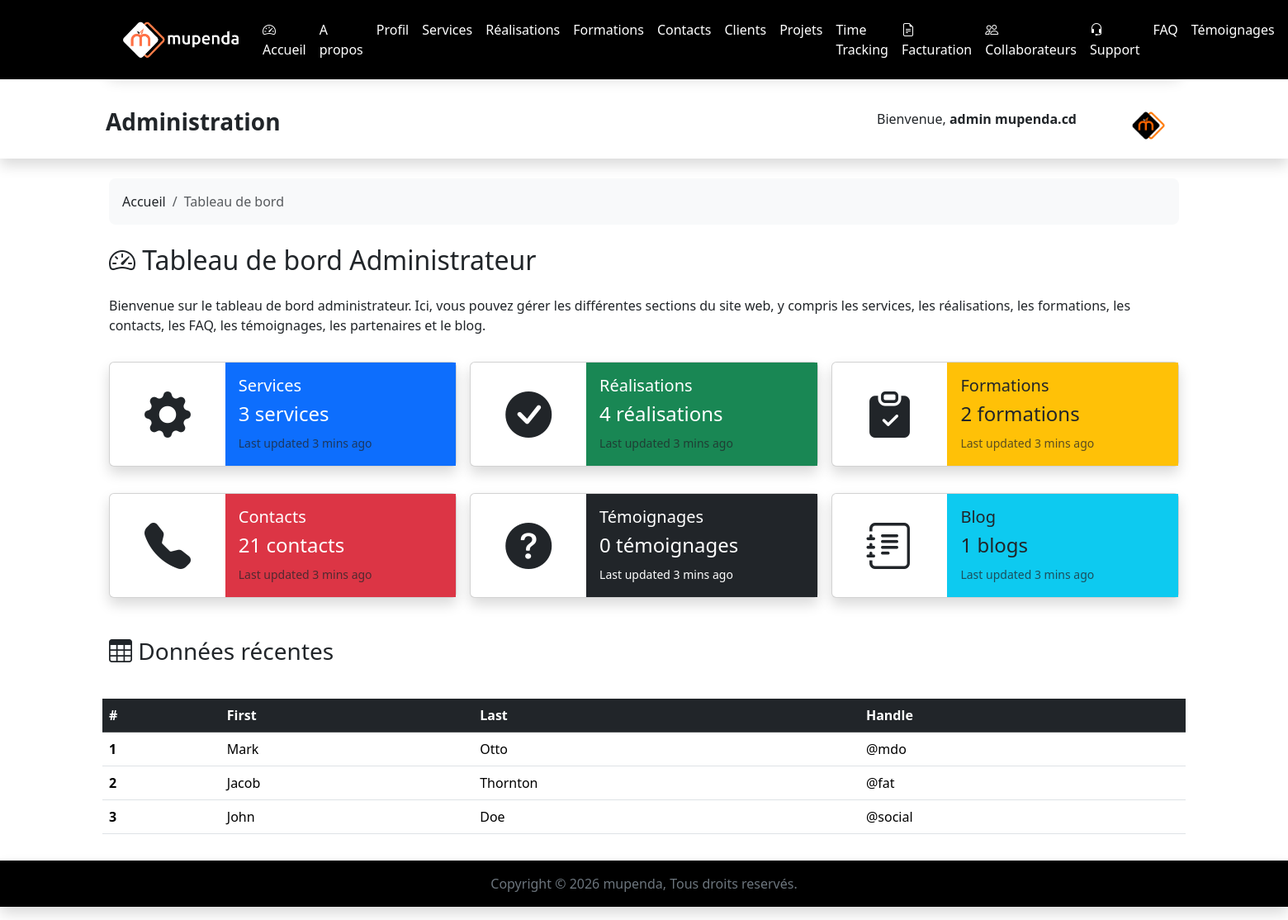
/administration/dashboard/ (signed in), run on the app's committed database.
### MupendaApp/models.py (models this page shows)
class CustomUser(AbstractUser):
    is_administrateur = models.BooleanField(default=False)
    is_utilisateur = models.BooleanField(default=True)
    photo_profil = models.ImageField(upload_to="static/images", blank=True, null=True)

### MupendaApp/views.py (the view)
# urls.py: path('administration/dashboard/',views.dashboard, name="dashboard"),
def dashboard(request):
    count_services = Services.objects.count()
    count_realisations = Realisation.objects.count()
    count_formations = Formation.objects.count()
    count_contacts = Contact.objects.count()
    count_temoignages = TemoignageClient.objects.count()
    count_blogs = Post.objects.count()
    count_categories = Category.objects.count()
    context = {
        'count_services': count_services,
        'count_realisations': count_realisations,
        'count_formations': count_formations,
        'count_contacts': count_contacts,
        'count_temoignages': count_temoignages,
        'count_blogs': count_blogs,
        'count_categories': count_categories,
    }
    return render(request, 'administration/dashboard.html', context)

### MupendaApp/templates/administration/dashboard.html
{% extends 'administration/indexAdmin.html' %}
{% load static %}
{% block content %}
<section>
    <div class="container">
        <div class="row g-3">
            <div class="col-md-12">
                <nav aria-label="breadcrumb" class="bg-light rounded-3 p-3 my-4">
                    <ol class="breadcrumb mb-0">
                        <li class="breadcrumb-item"><a class="nav-link" href="{% url 'dashboard' %}">Accueil</a></li>
                        <li class="breadcrumb-item active" aria-current="page">Tableau de bord</li>
                    </ol>
                </nav>
            </div>
        </div>
        <div class="row g-3">
            <div class="col-md-12">
                <h2 class="mb-4"><i class="bi bi-speedometer2"></i> Tableau de bord Administrateur</h2>
                <p>Bienvenue sur le tableau de bord administrateur. Ici, vous pouvez gérer les différentes sections du site web, y compris les services, les réalisations, les formations, les contacts, les FAQ, les témoignages, les partenaires et le blog.</p>
            </div>
            <div class="col-md-4">
                <div class="card mb-3 shadow" style="max-width: 540px;">
                    <div class="row g-0">
                        <div class="col-md-4 justify-content-center align-items-center d-flex">
                            <i class="bi bi-gear-fill display-4"></i>
                        </div>
                        <div class="col-md-8">
                        <div class="card-body bg-primary text-white">
                            <h5 class="card-title">Services</h5>
                            <h4 class="card-text">{{ count_services }} services</h4>
                            <p class="card-text"><small class="text-body-secondary">Last updated 3 mins ago</small></p>
                        </div>
                        </div>
                    </div>
                </div>
            </div>
            <div class="col-md-4">
                <div class="card mb-3 shadow" style="max-width: 540px;">
                    <div class="row g-0">
                        <div class="col-md-4 justify-content-center align-items-center d-flex">
                            <i class="bi bi-check-circle-fill display-4"></i>
                        </div>
                        <div class="col-md-8">
                        <div class="card-body bg-success text-white">
                            <h5 class="card-title">Réalisations</h5>
                            <h4 class="card-text">{{ count_realisations }} réalisations</h4>
                            <p class="card-text"><small class="text-body-secondary">Last updated 3 mins ago</small></p>
                        </div>
                        </div>
                    </div>
                </div>
            </div>
            <div class="col-md-4">
                <div class="card mb-3 shadow" style="max-width: 540px;">
                    <div class="row g-0">
                        <div class="col-md-4 justify-content-center align-items-center d-flex">
                            <i class="bi bi-clipboard-check-fill display-4"></i>
                        </div>
                        <div class="col-md-8">
                        <div class="card-body bg-warning text-dark">
                            <h5 class="card-title">Formations</h5>
                            <h4 class="card-text">{{ count_formations }} formations</h4>
                            <p class="card-text"><small class="text-body-secondary">Last updated 3 mins ago</small></p>
                        </div>
                        </div>
                    </div>
                </div>
            </div>
            <div class="col-md-4">
                <div class="card mb-3 shadow" style="max-width: 540px;">
                    <div class="row g-0">
                        <div class="col-md-4 justify-content-center align-items-center d-flex">
                            <i class="bi bi-telephone-fill display-4"></i>
                        </div>
                        <div class="col-md-8">
                        <div class="card-body bg-danger text-white">
                            <h5 class="card-title">Contacts</h5>
                            <h4 class="card-text">{{ count_contacts }} contacts</h4>
                            <p class="card-text"><small class="text-body-secondary">Last updated 3 mins ago</small></p>
                        </div>
                        </div>
                    </div>
                </div>
            </div>
            <div class="col-md-4">
                <div class="card mb-3 shadow" style="max-width: 540px;">
                    <div class="row g-0">
                        <div class="col-md-4 justify-content-center align-items-center d-flex">
                            <i class="bi bi-question-circle-fill display-4"></i>
                        </div>
                        <div class="col-md-8">
                        <div class="card-body bg-dark text-white">
                            <h5 class="card-title">Témoignages</h5>
                            <h4 class="card-text">{{ count_temoignages }} témoignages</h4>
                            <p class="card-text"><small class="text-body-light">Last updated 3 mins ago</small></p>
                        </div>
                        </div>
                    </div>
                </div>
            </div>
            <div class="col-md-4">
                <div class="card mb-3 shadow" style="max-width: 540px;">
                    <div class="row g-0">
                        <div class="col-md-4 justify-content-center align-items-center d-flex">
                            <i class="bi bi-journal-text display-4"></i>
                        </div>
                        <div class="col-md-8">
                        <div class="card-body bg-info text-dark">
                            <h5 class="card-title">Blog</h5>
                            <h4 class="card-text">{{ count_blogs }} blogs</h4>
                            <p class="card-text"><small class="text-body-secondary">Last updated 3 mins ago</small></p>
                        </div>
                        </div>
                    </div>
                </div>
            </div>
        </div>
        <div class="row g-3 my-3">
            <div class="col-md-12">
                <h3 class="mb-4"><i class="bi bi-table"></i> Données récentes</h3>
            </div>
            <table class="table">
                <thead class="table-dark">
                    <tr>
                    <th scope="col">#</th>
                    <th scope="col">First</th>
                    <th scope="col">Last</th>
                    <th scope="col">Handle</th>
                    </tr>
                </thead>
                <tbody>
                    <tr>
                    <th scope="row">1</th>
                    <td>Mark</td>
                    <td>Otto</td>
                    <td>@mdo</td>
                    </tr>
                    <tr>
                    <th scope="row">2</th>
                    <td>Jacob</td>
                    <td>Thornton</td>
                    <td>@fat</td>
                    </tr>
                    <tr>
                    <th scope="row">3</th>
                    <td>John</td>
                    <td>Doe</td>
                    <td>@social</td>
                    </tr>
                </tbody>
            </table>
        </div>
    </div>
</section>
{% endblock %}

### MupendaApp/templates/administration/indexAdmin.html (shortened to what this page needs)
{% load static %}
<!DOCTYPE html>
<html lang="fr">
<head>
    <link href="https://cdn.jsdelivr.net/npm/bootstrap@5.3.3/dist/css/bootstrap.min.css" rel="stylesheet">
    <link rel="stylesheet" href="https://cdn.jsdelivr.net/npm/bootstrap-icons@1.13.1/font/bootstrap-icons.min.css">
</head>
<body>
  <section style="background-color: black;">
    <div class="container py-2">
      <nav class="navbar navbar-expand-lg shadow">
        <div class="container-fluid">
          <a class="navbar-brand" href="{% url 'dashboard' %}"><img src="{% static 'images/White Mupenda Company.png' %}" alt="mupenda" width="150"></a>
          <div class="collapse navbar-collapse" id="navbarNavAltMarkup">
            <div class="navbar-nav mx-auto">
              <a class="nav-link text-white active" aria-current="page" href="{% url 'dashboard' %}"><i class="bi bi-speedometer2"></i> Accueil</a>
              <a class="nav-link text-white" href="{% url 'AdminApropos' %}">A propos</a>
              <a class="nav-link text-white" href="{% url 'profil' %}">Profil</a>
              <a class="nav-link text-white" href="{% url 'AdminService' %}">Services</a>
              <a class="nav-link text-white" href="{% url 'AdminRealisation' %}">Réalisations</a>
              <a class="nav-link text-white" href="{% url 'AdminFormation' %}">Formations</a>
              <a class="nav-link text-white" href="{% url 'AdminContact' %}">Contacts</a>
              <a class="nav-link text-white" href="{% url 'clients' %}">Clients</a>
              <a class="nav-link text-white" href="{% url 'AdminProjets' %}">Projets</a>
              <a class="nav-link text-white" href="{% url 'temps' %}">Time Tracking</a>
              <a class="nav-link text-white" href="{% url 'facturation' %}"><i class="bi bi-file-earmark-text"></i> Facturation</a>
              <a class="nav-link text-white" href="{% url 'liste_collaborateurs' %}"><i class="bi bi-people"></i> Collaborateurs</a>
              <a class="nav-link text-white" href="{% url 'support' %}"><i class="bi bi-headset"></i> Support</a>
              <a class="nav-link text-white" href="{% url 'AdminFaq' %}">FAQ</a>
              <a class="nav-link text-white" href="{% url 'AdminTemoignage' %}">Témoignages</a>
              <a class="nav-link text-white" href="{% url 'AdminPartenaire' %}">Partenaires</a>
            </div>
          </div>
        </div>
      </nav>
    </div>
  </section>
  <div class="main-content">
    <section class="shadow">
        <div class="container">
            <div class="row g-4 my-auto">
                <div class="col-md-6 d-flex justify-content-start align-items-center g-3">
                    <h3 class="fw-bold">Administration</h3>
                </div>
                <div class="col-md-6 d-flex justify-content-end align-items-center g-3">
                  <p class="me-5">Bienvenue, <span class="fw-bold"> {{ user.username }} {{ user.last_name }}</span> </p>
                  {% if user.photo_profil %}
                    <img src="{{ user.photo_profil.url }}" class="img-fluid rounded-circle" alt="Image de profil" style="width: 80px; height: 80px; object-fit: cover;">
                  {% else %}
                  <img src="{% static 'images/administration.png' %}" class="img-fluid" alt="Image" style="width: 80px;">
                  {% endif %}
                </div>
            </div>
          </div>
        </div>
  {% block content %}
  {% endblock content %}
  <footer class="shadow" style="background-color: black;">
    <p class="text-secondary text-center py-3">Copyright &copy; 2026 mupenda, Tous droits reservés.</p>
  </footer>
</body>
</html>

### data on the page
CustomUser: username "admin", last_name "mupenda.cd", photo_profil (picture)

### other printed values
{{ count_services }} "3"
{{ count_realisations }} "4"
{{ count_formations }} "2"
{{ count_contacts }} "21"
{{ count_temoignages }} "0"
{{ count_blogs }} "1"
